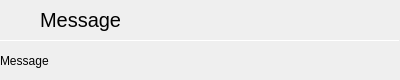
<?xml version="1.0" encoding="UTF-8"?>
<ui version="4.0">
 <class>JsConfirm</class>
 <widget class="QWidget" name="JsConfirm">
  <property name="geometry">
   <rect>
    <x>0</x>
    <y>0</y>
    <width>400</width>
    <height>80</height>
   </rect>
  </property>
  <property name="windowTitle">
   <string>Form</string>
  </property>
  <layout class="QVBoxLayout" name="verticalLayout">
   <property name="spacing">
    <number>0</number>
   </property>
   <property name="leftMargin">
    <number>0</number>
   </property>
   <property name="topMargin">
    <number>0</number>
   </property>
   <property name="rightMargin">
    <number>0</number>
   </property>
   <property name="bottomMargin">
    <number>0</number>
   </property>
   <item>
    <layout class="QHBoxLayout" name="horizontalLayout">
     <property name="spacing">
      <number>0</number>
     </property>
     <item>
      <widget class="QPushButton" name="backButton">
       <property name="sizePolicy">
        <sizepolicy hsizetype="Preferred" vsizetype="Preferred">
         <horstretch>0</horstretch>
         <verstretch>0</verstretch>
        </sizepolicy>
       </property>
       <property name="text">
        <string/>
       </property>
       <property name="icon">
        <iconset theme="go-previous">
         <normaloff>../../../theShell/statuscenter/PulseaudioPane</normaloff>../../../theShell/statuscenter/PulseaudioPane</iconset>
       </property>
       <property name="flat">
        <bool>true</bool>
       </property>
      </widget>
     </item>
     <item>
      <widget class="QLabel" name="label">
       <property name="sizePolicy">
        <sizepolicy hsizetype="Expanding" vsizetype="Preferred">
         <horstretch>0</horstretch>
         <verstretch>0</verstretch>
        </sizepolicy>
       </property>
       <property name="font">
        <font>
         <pointsize>15</pointsize>
        </font>
       </property>
       <property name="text">
        <string>Message</string>
       </property>
       <property name="margin">
        <number>9</number>
       </property>
      </widget>
     </item>
     <item>
      <widget class="QPushButton" name="noButton">
       <property name="sizePolicy">
        <sizepolicy hsizetype="Preferred" vsizetype="Preferred">
         <horstretch>0</horstretch>
         <verstretch>0</verstretch>
        </sizepolicy>
       </property>
       <property name="text">
        <string/>
       </property>
       <property name="icon">
        <iconset theme="dialog-cancel">
         <normaloff>../../../theShell/statuscenter/PulseaudioPane</normaloff>../../../theShell/statuscenter/PulseaudioPane</iconset>
       </property>
       <property name="flat">
        <bool>true</bool>
       </property>
      </widget>
     </item>
     <item>
      <widget class="QPushButton" name="okButton">
       <property name="sizePolicy">
        <sizepolicy hsizetype="Preferred" vsizetype="Preferred">
         <horstretch>0</horstretch>
         <verstretch>0</verstretch>
        </sizepolicy>
       </property>
       <property name="text">
        <string/>
       </property>
       <property name="icon">
        <iconset theme="dialog-ok">
         <normaloff>../../../theShell/statuscenter/PulseaudioPane</normaloff>../../../theShell/statuscenter/PulseaudioPane</iconset>
       </property>
       <property name="flat">
        <bool>true</bool>
       </property>
      </widget>
     </item>
    </layout>
   </item>
   <item>
    <widget class="Line" name="line">
     <property name="maximumSize">
      <size>
       <width>16777215</width>
       <height>1</height>
      </size>
     </property>
     <property name="orientation">
      <enum>Qt::Horizontal</enum>
     </property>
    </widget>
   </item>
   <item>
    <widget class="QLabel" name="messageLabel">
     <property name="text">
      <string notr="true">Message</string>
     </property>
     <property name="margin">
      <number>9</number>
     </property>
    </widget>
   </item>
  </layout>
 </widget>
 <resources/>
 <connections>
  <connection>
   <sender>backButton</sender>
   <signal>clicked()</signal>
   <receiver>noButton</receiver>
   <slot>click()</slot>
   <hints>
    <hint type="sourcelabel">
     <x>16</x>
     <y>22</y>
    </hint>
    <hint type="destinationlabel">
     <x>354</x>
     <y>29</y>
    </hint>
   </hints>
  </connection>
 </connections>
</ui>
